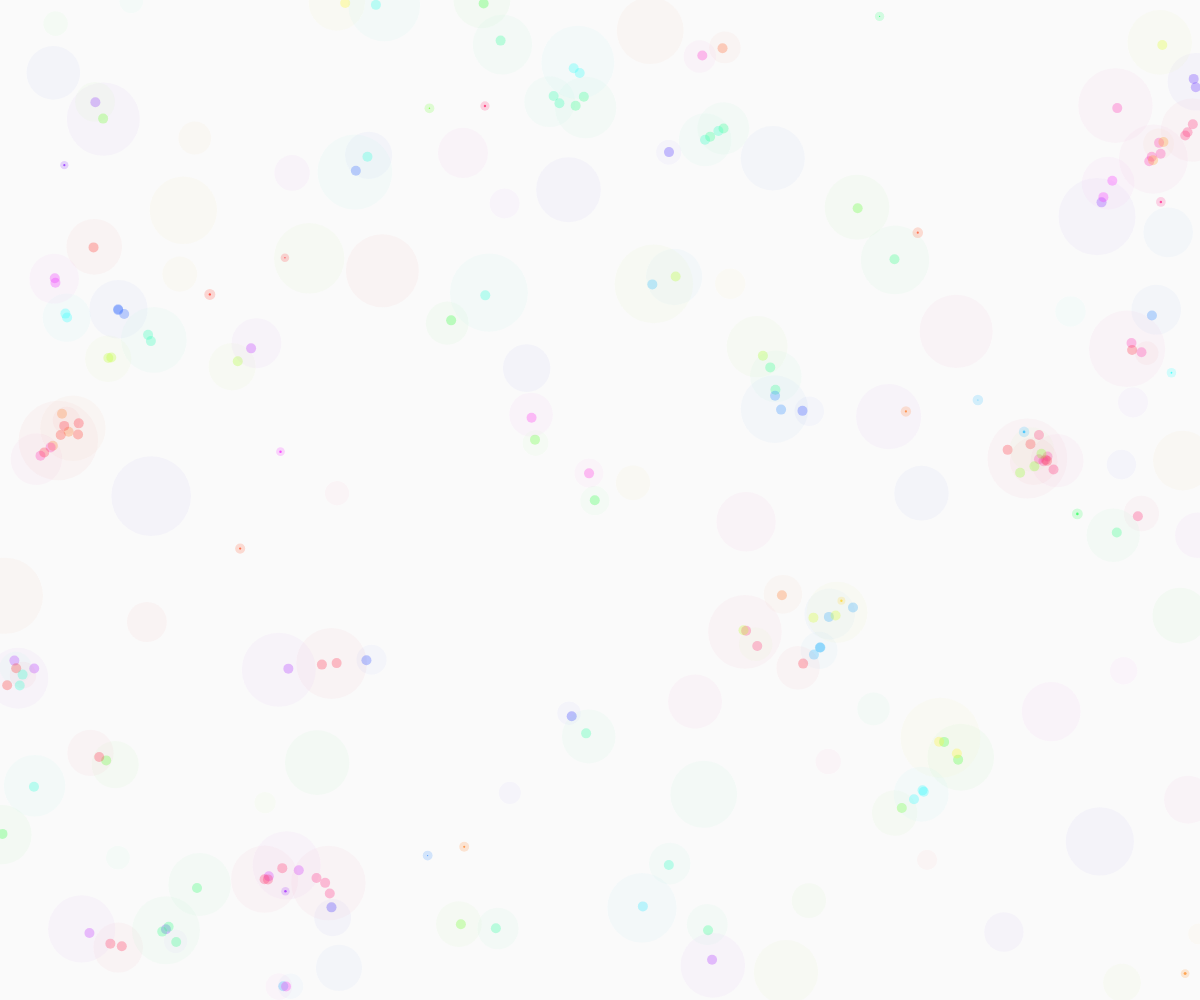
Frame 1 (no input)
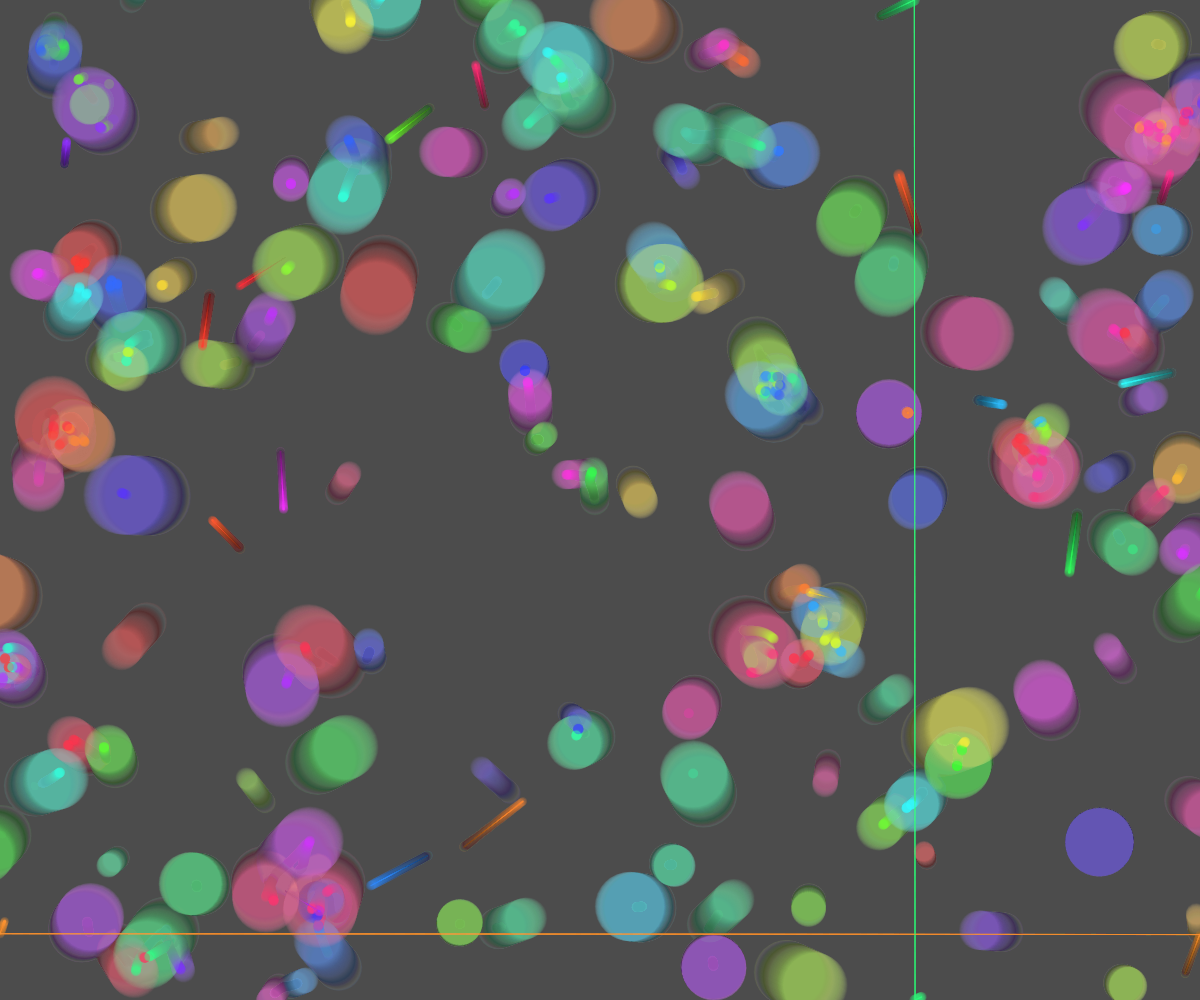
Frame 60 (no input)
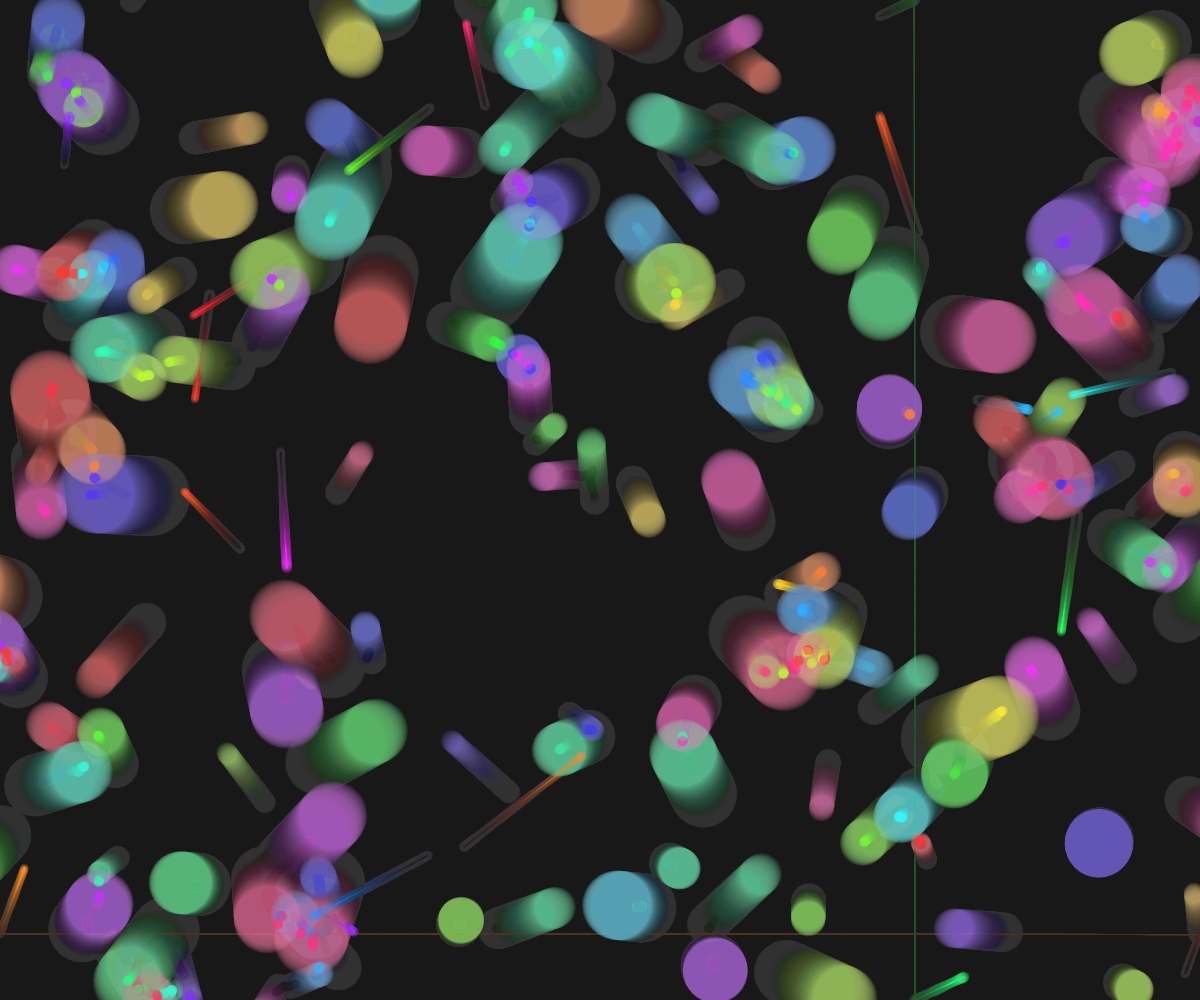
Frame 120 (the mouse pressed at the canvas centre since frame 60)

The p5.js sketch that drew these frames (run headless with seeded random() and noise() and a simulated clock; from frame 60 on, the mouse is pressed at the canvas centre):

// p5.js sketch
// ── sketch.js
let circles = [];
let stars = [];
let trails = [];

function setup() {
  createCanvas(windowWidth, windowHeight);
  colorMode(HSB, 360, 100, 100, 1);
  
  // Create floating circles
  for (let i = 0; i < 150; i++) {
    circles.push({
      x: random(width),
      y: random(height),
      size: random(20, 80),
      speedX: random(-0.5, 0.5),
      speedY: random(-0.5, 0.5),
      hue: random(360)
    });
  }
  
  // Create stars
  for (let i = 0; i < 20; i++) {
    stars.push({
      x: random(width),
      y: random(height),
      size: random(1, 3),
      speedX: random(-1, 1),
      speedY: random(-1, 1),
      hue: random(360),
      trail: []
    });
  }
}

function draw() {
  background(220, 5, 5, 0.02); // Very light fade for trails
  
  // Update and display circles
  for (let circle of circles) {
    circle.x += circle.speedX;
    circle.y += circle.speedY;
    
    // Wrap around screen
    if (circle.x < -circle.size) circle.x = width + circle.size;
    if (circle.x > width + circle.size) circle.x = -circle.size;
    if (circle.y < -circle.size) circle.y = height + circle.size;
    if (circle.y > height + circle.size) circle.y = -circle.size;
    
    // Draw translucent circle
    noStroke();
    fill(circle.hue, 50, 90, 0.05);
    ellipse(circle.x, circle.y, circle.size);
    
    // Check for intersections with other circles
    for (let other of circles) {
      if (circle === other) continue;
      
      let d = dist(circle.x, circle.y, other.x, other.y);
      let sumR = circle.size/2 + other.size/2;
      
      if (d < sumR) {
        // Intersection point
        let angle = atan2(other.y - circle.y, other.x - circle.x);
        let interX = circle.x + cos(angle) * (sumR - d)/2;
        let interY = circle.y + sin(angle) * (sumR - d)/2;
        
        // Intensified glow at intersection
        fill(circle.hue, 80, 100, 0.3);
        ellipse(interX, interY, 10);
      }
    }
  }
  
  // Update and display stars
  for (let star of stars) {
    star.x += star.speedX;
    star.y += star.speedY;
    
    // Wrap around screen
    if (star.x < 0) star.x = width;
    if (star.x > width) star.x = 0;
    if (star.y < 0) star.y = height;
    if (star.y > height) star.y = 0;
    
    // Add to trail
    star.trail.push({x: star.x, y: star.y});
    if (star.trail.length > 20) {
      star.trail.shift();
    }
    
    // Draw trail
    noFill();
    stroke(star.hue, 80, 100, 0.3);
    strokeWeight(1);
    beginShape();
    for (let point of star.trail) {
      vertex(point.x, point.y);
    }
    endShape();
    
    // Draw star
    noStroke();
    fill(star.hue, 80, 100, 0.8);
    ellipse(star.x, star.y, star.size);
    
    // Luminous flare effect
    let flareSize = map(noise(frameCount * 0.01 + star.x * 0.01), 0, 1, 5, 15);
    fill(star.hue, 80, 100, 0.2);
    ellipse(star.x, star.y, flareSize);
  }
}

function windowResized() {
  resizeCanvas(windowWidth, windowHeight);
}
